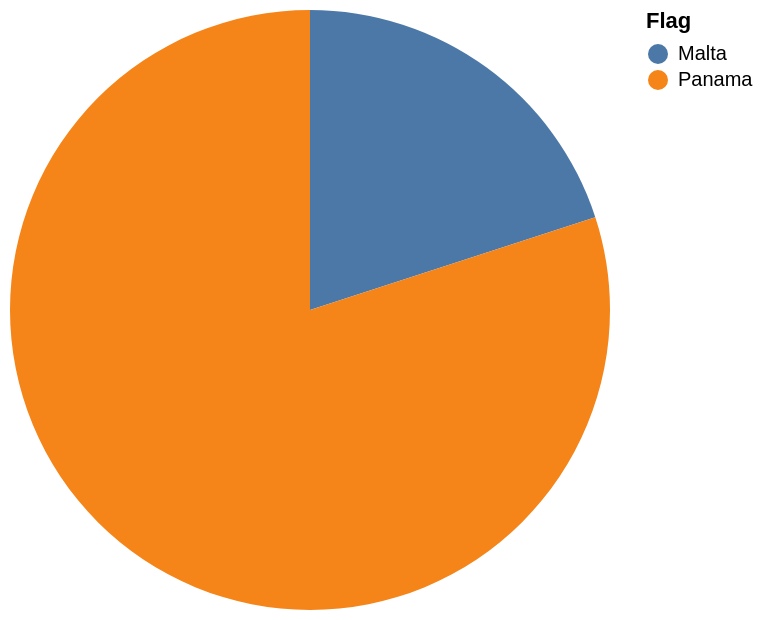

Write the Vega-Lite specification saved for this chart.
### Vega-Lite specification from a JSON file in a GitHub repository (floating-point values rounded to 4 significant figures)
{"data": {"values": [{"x_data": "Malta", "y_data": 1}, {"x_data": "Panama", "y_data": 4}]}, "mark": "arc", "encoding": {"theta": {"field": "y_data", "type": "quantitative", "title": "COUNT(Flag)"}, "color": {"field": "x_data", "type": "nominal", "title": "Flag"}}}
